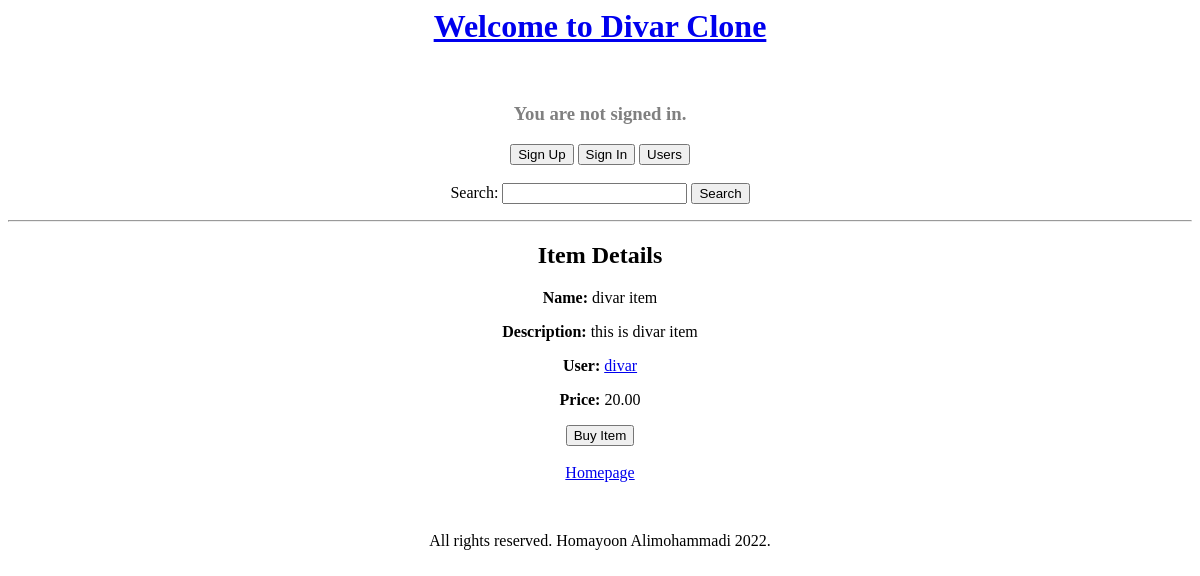
/items/6/, run on an earlier commit of the app's database.
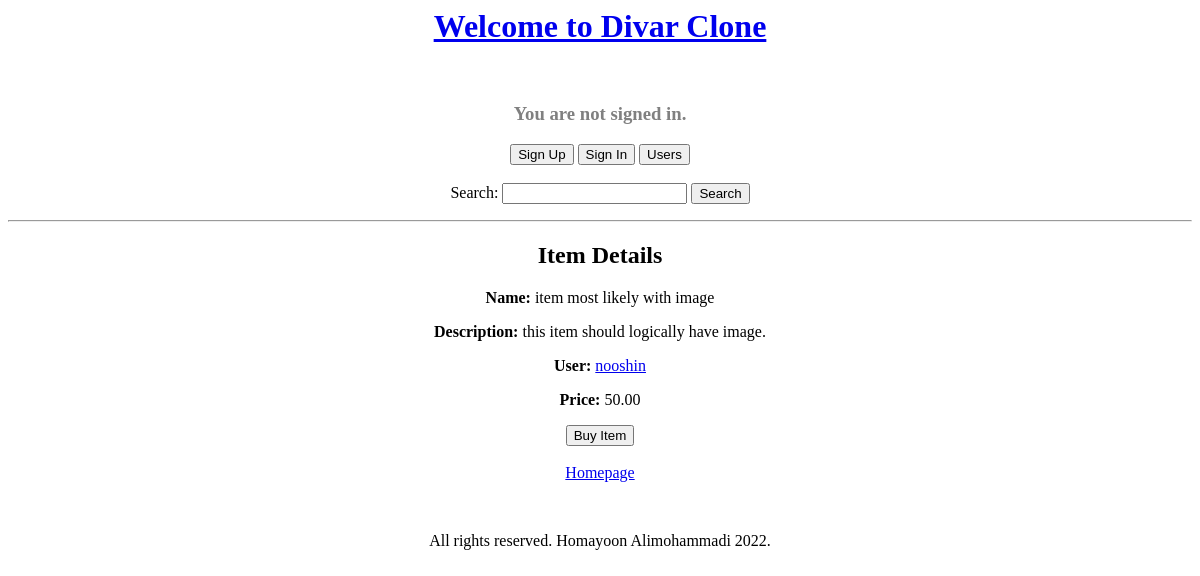
And on a later commit of the database.
### core/models.py (models this page shows, shortened)
class Item(models.Model):
    name = models.CharField(max_length=128)
    description = models.TextField(max_length=1024, null=True, blank=True)
    price = models.DecimalField(max_digits=10, decimal_places=2)
    image = models.ImageField(upload_to="items/", null=True, blank=True)
    user = models.ForeignKey(User, related_name="items", on_delete=models.CASCADE)

### core/views.py (the view)
# urls.py: path("<int:item_id>/", views.item_details_view, name="item_details"),
def item_details_view(request, item_id: int):
    item = get_object_or_404(Item, pk=item_id)
    context = {"item": item}
    return render(request, "item_details.html", context=context)

### templates/item_details.html (shortened to what this page needs)
{% extends "layout.html" %}
    {% block body %}
    <div>
        <h2>Item Details</h2>
        <p><b>Name:</b> {{item.name}}</p>
        {% if item.description %}
            <p><b>Description:</b> {{item.description}}</p>
        {% endif %}
        <p><b>User:</b> <a href={% url 'core:user_details' item.user.pk %}>{{item.user}}</a></p>
        <p><b>Price:</b> {{item.price}}</p>
        {% if request.user == item.user %}
            <a href={% url 'core:item_delete' item.pk %}><button type='button'>Delete Item</button></a>
        {% else %}
            <a href={% url 'core:item_buy' item.pk %}><button type='button'>Buy Item</button></a>
        {% endif %}
    </div>
    <br/>
    <a href={% url 'core:index' %}>Homepage</a>
    {% endblock %}

What changed in the data, as far as the page shows it:
changed Item: name "divar item" → "item most likely with image"; description "this is divar item" → "this item should logically have image."; user "divar" → "nooshin"; price "20.00" → "50.00"
